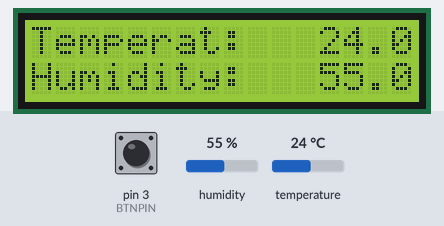
Bench run of a sketch on a simulated Arduino Uno, built with avr-gcc and run on an emulated ATmega328P. On the bench: 16×2 character LCD. Inputs (shaded band) come from the test bench; at power-on: humidity 55 %, temperature 24 °C, pin 3 (BTNPIN) LOW. What the sketch prints to the serial monitor is not drawn.

Above: at 1.2 s.
1.3 s: humidity set to 22 %
At 2.8 s:
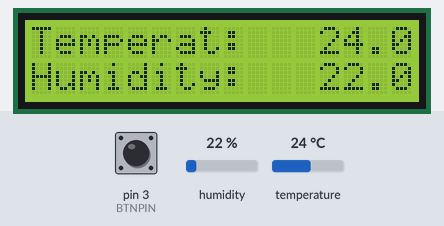
3.9 s: temperature set to 12 °C
At 5.5 s:
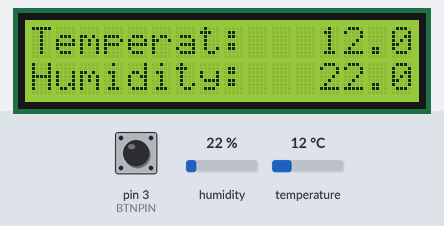
10.1 s: humidity set to 40 %
At 15.6 s:
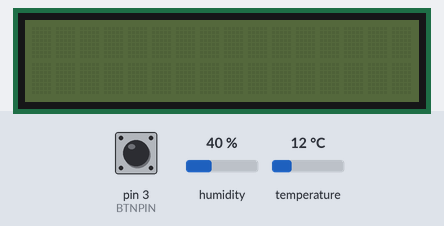
15.9 s: pin 3 (BTNPIN) pulled HIGH for 0.3 s
At 16.8 s:
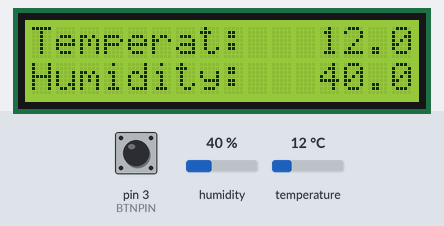
24.9 s: temperature set to 19 °C
At 30.3 s:
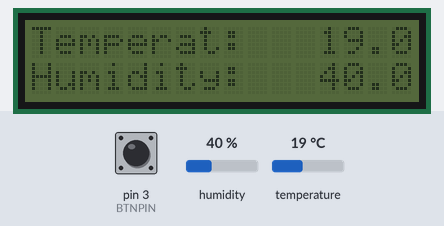
Timing chart, 0 to 31.8 s (numbered marks = the images above; inputs shaded):
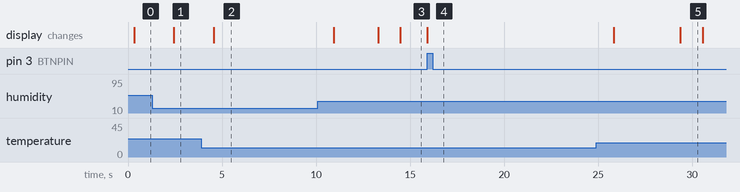

Measured:
- after the input at 1.3 s, the display: changes after 1.1 s (image 1)
- after the input at 3.9 s, the display: changes after 0.67 s (image 2)
- after the input at 15.9 s, the display: changes at once (image 4)
- what the display in image 5 shows lasts 1.2 s, from 29.4 s to 30.6 s

The sketch:

meteo.ino
```cpp
#include "DHT.h"
#include <Wire.h>
#include <LiquidCrystal_I2C.h>

#define DHTPIN 2
#define BTNPIN 3
DHT dht(DHTPIN, DHT11);

LiquidCrystal_I2C lcd(0x27, 16, 2);

int loops = 0;

void setup() {
  Serial.begin(9600);
  dht.begin();
  lcd.begin();
  lcd.backlight();
  pinMode(BTNPIN, INPUT);
}

void loop() {
  Serial.println(loops);

  delay(200); // 2 секунды задержки
  float h = dht.readHumidity();
  float t = dht.readTemperature();
  if (isnan(h) || isnan(t)) {
    Serial.println("Sensor Error");
    return;
  }

  lcd.setCursor(0, 0);
  lcd.print("Temperat: ");
  lcd.setCursor(12, 0);
  lcd.print(t);

  lcd.setCursor(0, 1);
  lcd.print("Humidity: ");
  lcd.setCursor(12, 1);
  lcd.print(h);

  Serial.print("Влажность: ");
  Serial.print(h);
  Serial.print(" %\t");
  Serial.print("Температура: ");
  Serial.print(t);
  Serial.println(" *C "); //Вывод показателей на экран

  if (loops == 55) {
    lcd.noBacklight();
  }

  if (loops == 60) {
    lcd.noDisplay();
  }

  if (loops < 60) {
    loops++;
  }

  if (digitalRead(BTNPIN) == HIGH) {
    lcd.display();
    lcd.backlight();
    loops = 0;
  }
}
```
